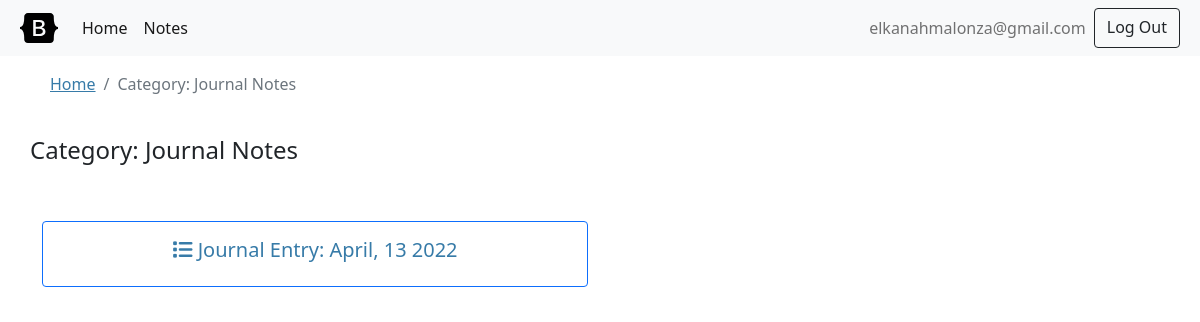
The page /notes/1/category (signed in) on the database its author committed.
### tables this page shows
CREATE TABLE user (
    id INTEGER PRIMARY KEY AUTOINCREMENT,
    username TEXT UNIQUE NOT NULL,
    password TEXT NOT NULL
);

CREATE TABLE journal (
    id INTEGER PRIMARY KEY AUTOINCREMENT,
    user_id INTEGER NOT NULL,
    title TEXT NOT NULL,
    category_id INTEGER NOT NULL,
    series_id INTEGER,
    image TEXT,
    content TEXT NOT NULL,
    created TIMESTAMP NOT NULL DEFAULT CURRENT_TIMESTAMP,
    modified TIMESTAMP DEFAULT CURRENT_TIMESTAMP,
    tags TEXT,
    status TEXT NOT NULL DEFAULT 'DRAFT',
    clicks INTEGER NOT NULL DEFAULT 0,
    FOREIGN KEY (user_id) REFERENCES user (id),
    FOREIGN KEY (category_id) REFERENCES category (id),
    FOREIGN KEY (series_id) REFERENCES series (id)
);

### flaskr/notes.py (the view)
@bp.route('/notes/<int:category_id>/category')
@login_required
def category_notes(category_id):
    category = get_db().execute(
        'SELECT name, user_id FROM category WHERE id = ?',
        (category_id,)
    ).fetchone()
    if category is None:
        abort(404, f"Category doesn't exist.")
    elif category['user_id'] != g.user['id']:
        abort(403)
    else:
        notes = get_db().execute(
            'SELECT n.id, n.user_id, n.title, n.image, n.created, n.status, c.name, n.series_id, n.tags'
            ' FROM journal n JOIN category c ON n.category_id = c.id'
            ' WHERE n.category_id = ?',
            (category_id,)
        ).fetchall()
        status = "Category: {} Notes".format(category['name'])
        return render_template('notes/notes.html', notes=notes, page=status)

### flaskr/auth.py (called while the page is built)
@bp.before_app_request
def load_logged_in_user():
    user_id = session.get('user_id')
    if user_id is None:
        g.user = None
    else:
        g.user = get_db().execute(
            'SELECT * FROM user WHERE id = ?', (user_id,)
        ).fetchone()

def login_required(view):
    @functools.wraps(view)
    def wrapped_view(**kwargs):
        if g.user is None:
            return redirect(url_for('auth.login'))
        return view(**kwargs)
    return wrapped_view

### flaskr/db.py (called while the page is built)
def get_db():
    if 'db' not in g:
        g.db = sqlite3.connect(
            current_app.config['DATABASE'],
            detect_types=sqlite3.PARSE_DECLTYPES
        )
        g.db.row_factory = sqlite3.Row
    return g.db

### flaskr/templates/notes/notes.html
{% extends 'base.html' %}
{% block header %}
    <nav aria-label="breadcrumb">
        <ol class="breadcrumb">
            <li class="breadcrumb-item"><a href="{{ url_for('notes.index') }}">Home</a></li>
            <li class="breadcrumb-item active" aria-current="page">{% block title %} {{page}} {% endblock %}</li>
        </ol>
    </nav>
{% endblock %}
{% block content %}
    <div class="row pt-4 pb-4 h4 text-center">{{page}}</div>
    <div class="row pt-4 pb-2">
    {% for item in notes %}
        <div class="col-sm-12 col-md-6">
            <div class="card border-primary">
                <a class="text-decoration-none" href="{{ url_for('notes.note', id=item.id) }}">
                    <div class="card-body text-center">
                        <h5 class="card-title"><i class="fas fa-list"></i> {{item.title}}</h5>
                    </div>
                </a>
            </div>
        </div>
    {% endfor %}
    </div>
{% endblock %}

### flaskr/templates/base.html (shortened to what this page needs)
<!doctype html>
<html lang="en">
    <head>
        <link href="https://cdn.jsdelivr.net/npm/bootstrap@5.1.3/dist/css/bootstrap.min.css" rel="stylesheet">
        <link rel="stylesheet" href="{{ url_for('static', filename='style.css') }}">
    </head>
    <nav class="navbar navbar-expand-lg navbar-light bg-light">
        <div class="container-fluid">
            <a class="navbar-brand" href="#">
                <img src="{{ url_for('static', filename='bootstrap-logo-white.svg') }}" width="38" height="30" class="d-inline-block align-top" alt="Bootstrap" loading="lazy" style="filter: invert(1) grayscale(100%) brightness(200%);">
            </a>
            <div class="collapse navbar-collapse" id="navbarSupportedContent">
                <ul class="navbar-nav me-auto mb-2 mb-lg-0">
                    <li class="nav-item">
                        <a class="nav-link active" aria-current="page" href="{{ url_for('notes.index') }}">Home</a>
                    </li>
                    <li class="nav-item">
                        <a class="nav-link active" href="{{ url_for('notes.notes') }}">Notes</a>
                    </li>
                </ul>
                <div class="d-flex">
                {% if g.user %}
                    <ul class="navbar-nav me-auto mb-2 mb-lg-0">
                    <li class="nav-item">
                        <a class="nav-link" aria-current="page" href="#">{{ g.user['username'] }}</a>
                    </li>
                    </ul>
                    <a class="btn btn-outline-dark" href="{{ url_for('auth.logout') }}">Log Out</a>
                {% else %}
                    <a class="btn btn-outline-dark" href="{{ url_for('auth.register') }}">Register</a>
                    <a class="btn btn-outline-dark" href="{{ url_for('auth.login') }}">Log In</a>
                {% endif %}
                </div>
            </div>
        </div>
    </nav>
    <content>
        <section class="container">
            <header class="pt-3">
                {% block header %}{% endblock %}
            </header>
            {% block content %}{% endblock %}
        </section>
    </content>
    </html>

### flaskr/static/style.css (style rules this page uses)
html { font-family: sans-serif; }
content { max-width: 960px; margin: 0 auto; background: white; }
a { color: #377ba8; }
nav { display: flex; align-items: center; padding: 0 0.5rem; }
nav ul { display: flex; list-style: none; margin: 0; padding: 0; }
nav ul li a, nav ul li span, header .action { display: block; padding: 0.5rem; }

### rows shown on the page
user: user.username "elkanahmalonza@gmail.com"
journal: title "Journal Entry: April, 13 2022"

### other values the page prints
{{ page }} "Category: Journal Notes"
